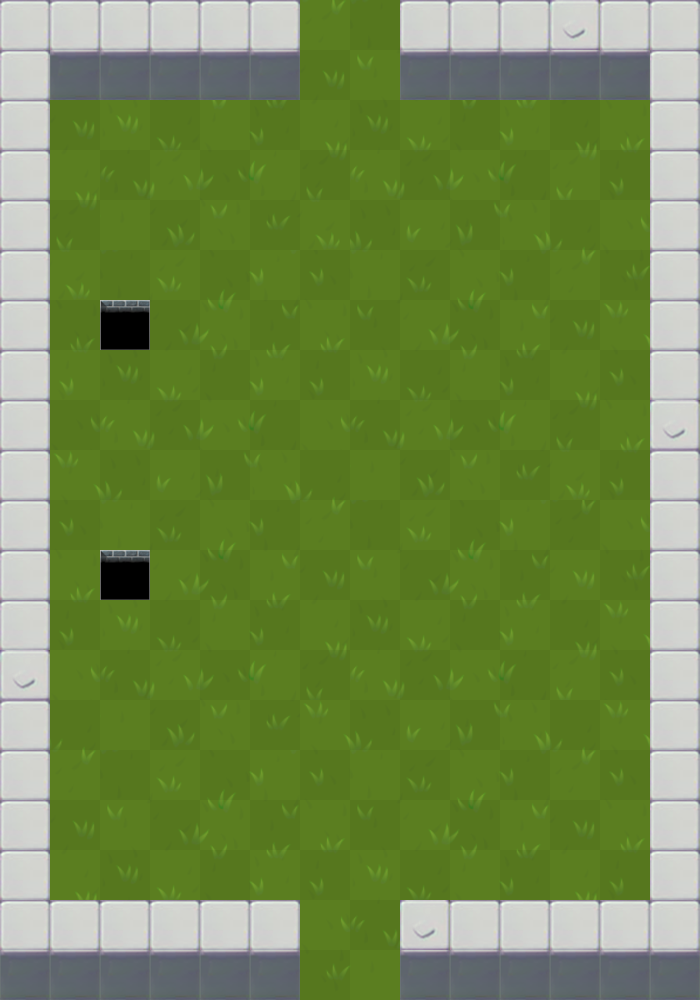

This is a level from a 2D game, rendered from its Tiled map with the project's own tilesets. A one-line summary and the map file follow, with tile-layer data summarised:
An orthogonal 14x20 tile map with 50x50 px tiles, 14 tile layers (suelo, pared, enemigos1, enemigos2, ...), 12 tilesets.

<map version="1.2" tiledversion="1.2.3" orientation="orthogonal" renderorder="right-down" width="14" height="20" tilewidth="50" tileheight="50" infinite="0" nextlayerid="15" nextobjectid="1">
 <properties>
  <property name="LongitudSierra" type="float" value="11" />
  <property name="MovingEnemyFinalPosX" type="float" value="3" />
  <property name="MovingEnemyFinalPosY" type="float" value="13" />
 </properties>
 <tileset firstgid="1" name="0" tilewidth="50" tileheight="50" tilecount="1" columns="1">
  <image source="tiles/0.png" width="64" height="64" />
 </tileset>
 <tileset firstgid="2" name="1" tilewidth="50" tileheight="50" tilecount="1" columns="1">
  <image source="tiles/1.png" width="64" height="64" />
 </tileset>
 <tileset firstgid="3" name="2" tilewidth="50" tileheight="50" tilecount="1" columns="1">
  <image source="tiles/2.png" width="64" height="64" />
 </tileset>
 <tileset firstgid="4" name="3" tilewidth="50" tileheight="50" tilecount="1" columns="1">
  <image source="tiles/3.png" width="64" height="64" />
 </tileset>
 <tileset firstgid="5" name="suciedad50" tilewidth="50" tileheight="50" tilecount="1" columns="1">
  <image source="tiles/suciedad50.png" width="50" height="50" />
 </tileset>
 <tileset firstgid="6" name="hoyo250" tilewidth="50" tileheight="50" tilecount="1" columns="1">
  <image source="tiles/hoyo250.png" width="50" height="50" />
 </tileset>
 <tileset firstgid="7" name="hoyo50" tilewidth="50" tileheight="50" tilecount="1" columns="1">
  <image source="tiles/hoyo50.png" width="50" height="50" />
 </tileset>
 <tileset firstgid="8" name="PuertaTransparente" tilewidth="50" tileheight="50" tilecount="1" columns="1">
  <image source="tiles/PuertaTransparente.png" width="50" height="50" />
 </tileset>
 <tileset firstgid="9" name="Bloque" tilewidth="50" tileheight="50" tilecount="1" columns="1">
  <image source="tiles/Bloque.png" width="50" height="50" />
 </tileset>
 <tileset firstgid="10" name="Bloque2" tilewidth="50" tileheight="50" tilecount="1" columns="1">
  <image source="tiles/Bloque2.png" width="50" height="50" />
 </tileset>
 <tileset firstgid="11" name="BloquePerp" tilewidth="50" tileheight="50" tilecount="1" columns="1">
  <image source="tiles/BloquePerp.png" width="50" height="50" />
 </tileset>
 <tileset firstgid="12" name="sueloCespedCompleto" tilewidth="50" tileheight="50" tilecount="280" columns="14">
  <image source="tiles/sueloCespedCompleto.png" width="700" height="1000" />
 </tileset>
 <layer id="1" name="suelo" width="14" height="20">
  <data>[280 cells, 280 non-empty, 280 distinct tile ids]</data>
 </layer>
 <layer id="2" name="pared" width="14" height="20">
  <data>[280 cells, 80 non-empty, 3 distinct tile ids]</data>
 </layer>
 <layer id="3" name="enemigos1" width="14" height="20">
  <data>[280 cells, 0 non-empty, 0 distinct tile ids]</data>
 </layer>
 <layer id="4" name="enemigos2" width="14" height="20">
  <data>[280 cells, 0 non-empty, 0 distinct tile ids]</data>
 </layer>
 <layer id="5" name="enemigos3" width="14" height="20">
  <data>[280 cells, 0 non-empty, 0 distinct tile ids]</data>
 </layer>
 <layer id="14" name="enemigos4" width="14" height="20">
  <data>[280 cells, 0 non-empty, 0 distinct tile ids]</data>
 </layer>
 <layer id="6" name="blocker" width="14" height="20">
  <data>[280 cells, 0 non-empty, 0 distinct tile ids]</data>
 </layer>
 <layer id="12" name="pinchos" width="14" height="20">
  <data>[280 cells, 0 non-empty, 0 distinct tile ids]</data>
 </layer>
 <layer id="13" name="sierra" width="14" height="20">
  <data>[280 cells, 2 non-empty, 1 distinct tile ids]</data>
 </layer>
 <layer id="7" name="mejoraVida" width="14" height="20">
  <data>[280 cells, 0 non-empty, 0 distinct tile ids]</data>
 </layer>
 <layer id="8" name="mejoraAtaque" width="14" height="20">
  <data>[280 cells, 0 non-empty, 0 distinct tile ids]</data>
 </layer>
 <layer id="9" name="mejoraMovimiento" width="14" height="20">
  <data>[280 cells, 0 non-empty, 0 distinct tile ids]</data>
 </layer>
 <layer id="10" name="mejoraCadencia" width="14" height="20">
  <data>[280 cells, 0 non-empty, 0 distinct tile ids]</data>
 </layer>
 <layer id="11" name="puerta" width="14" height="20">
  <data>[280 cells, 2 non-empty, 1 distinct tile ids]</data>
 </layer>
</map>
